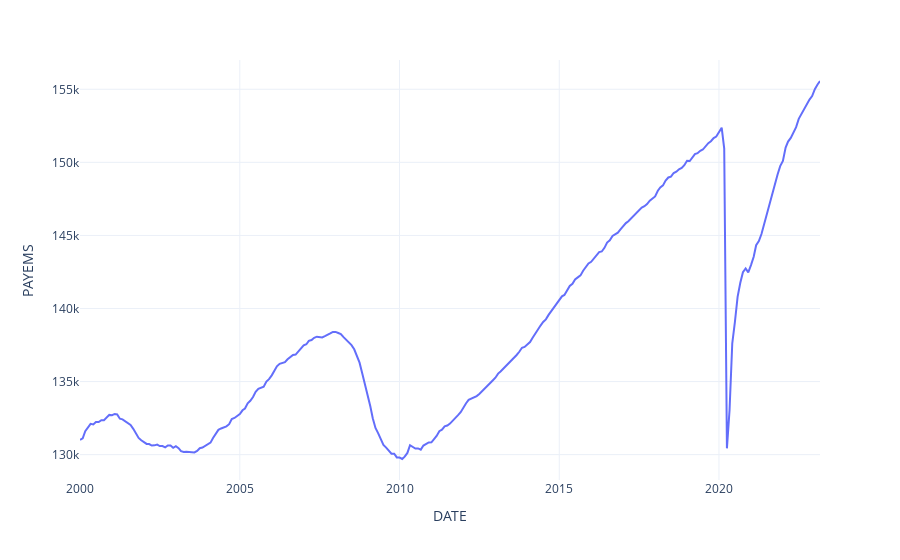

The code cell stored with this chart in its notebook:
### Code cell
# plot jobs
px.line(data_frame=jobs, x=jobs.index, y='PAYEMS', template='plotly_white')

### Figure 1 — Plotly figure (JSON) as saved in the notebook; plotly's stock layout.template omitted (floating-point values rounded to 4 significant figures; data arrays with more than 128 entries replaced by an {"elided": "..."} marker saying what was removed)
{"data": [{"hovertemplate": "DATE=%{x}<br>PAYEMS=%{y}<extra></extra>", "legendgroup": "", "line": {"color": "#636efa", "dash": "solid"}, "marker": {"symbol": "circle"}, "mode": "lines", "name": "", "orientation": "v", "showlegend": false, "type": "scatter", "x": {"elided": "279 str values"}, "xaxis": "x", "y": {"elided": "279 int values"}, "yaxis": "y"}], "layout": {"legend": {"tracegroupgap": 0}, "margin": {"t": 60}, "xaxis": {"anchor": "y", "domain": [0, 1], "title": {"text": "DATE"}}, "yaxis": {"anchor": "x", "domain": [0, 1], "title": {"text": "PAYEMS"}}}}
